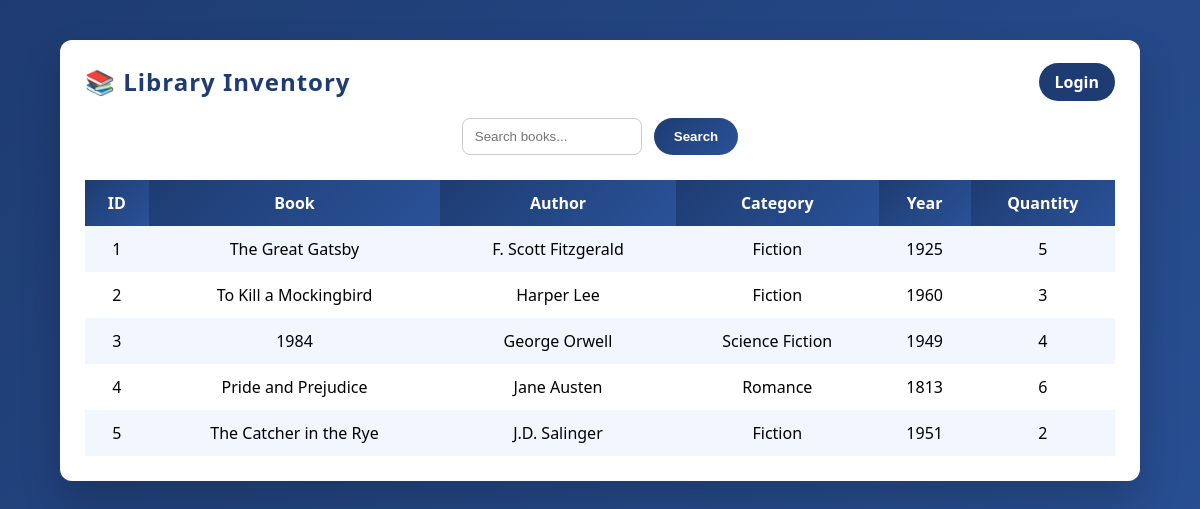
Screenshot of /student_inventory.php with the database file from the repository.
### tables this page shows
CREATE TABLE IF NOT EXISTS books (
    id INT AUTO_INCREMENT PRIMARY KEY,
    book_name VARCHAR(255) NOT NULL,
    author VARCHAR(255) NOT NULL,
    category VARCHAR(100) NOT NULL,
    year INT NOT NULL,
    quantity INT NOT NULL,
    weekly_price DECIMAL(10,2) DEFAULT 5.00,
    monthly_price DECIMAL(10,2) DEFAULT 15.00,
    created_at TIMESTAMP DEFAULT CURRENT_TIMESTAMP
);

### student_inventory.php (the view, shortened to what this page needs)
<?php
include "db.php";
$search = $_GET['search'] ?? "";
if ($search) {
    $books = mysqli_query($conn,
        "SELECT * FROM books
         WHERE book_name LIKE '%$search%'
         OR author LIKE '%$search%'
         OR category LIKE '%$search%'"
    );
} else {
    $books = mysqli_query($conn, "SELECT * FROM books");
}
?>
<!DOCTYPE html>
<html>
<head>
    <link rel="stylesheet" href="style.css">
</head>
<body>
<div class="container">
    <div style="display: flex; justify-content: space-between; align-items: center; margin-bottom: 20px;">
        <h2 style="margin: 0;">📚 Library Inventory</h2>
        <div>
            <?php if (isset($_SESSION['user_id'])): ?>
                <span style="color: #666;">Welcome, <strong><?= htmlspecialchars($_SESSION['username']) ?></strong></span>
                <a href="logout.php" style="margin-left: 15px; padding: 8px 16px; background: #d32f2f; color: white; border-radius: 20px; text-decoration: none;">Logout</a>
            <?php else: ?>
                <a href="login.php" style="padding: 8px 16px; background: #1e3c72; color: white; border-radius: 20px; text-decoration: none;">Login</a>
            <?php endif; ?>
        </div>
    </div>
    <form method="get">
        <input type="text" name="search" placeholder="Search books..." value="<?= htmlspecialchars($search) ?>">
        <button type="submit">Search</button>
    </form>
    <table>
        <tr>
            <th>ID</th><th>Book</th><th>Author</th><th>Category</th><th>Year</th><th>Quantity</th>
        </tr>
        <?php while ($row = mysqli_fetch_assoc($books)) { ?>
        <tr>
            <td><?= $row['id'] ?></td>
            <td><?= $row['book_name'] ?></td>
            <td><?= $row['author'] ?></td>
            <td><?= $row['category'] ?></td>
            <td><?= $row['year'] ?></td>
            <td><?= $row['quantity'] ?></td>
        </tr>
        <?php } ?>
    </table>
</div>
</body>
</html>

### style.css (style rules this page uses)
* { margin: 0; padding: 0; box-sizing: border-box; }
body { font-family: 'Segoe UI', Arial, sans-serif; background: linear-gradient(135deg, #1e3c72, #2a5298); min-height: 100vh; animation: fadeIn 1s ease-in; }
.container { width: 90%; max-width: 1100px; margin: 40px auto; background: #ffffff; padding: 25px; border-radius: 12px; box-shadow: 0 20px 40px rgba(0,0,0,0.2); animation: slideUp 0.8s ease; }
h2 { text-align: center; margin-bottom: 25px; color: #1e3c72; letter-spacing: 1px; }
form { margin-bottom: 25px; display: flex; flex-wrap: wrap; gap: 12px; justify-content: center; }
form input { padding: 10px 12px; width: 180px; border-radius: 8px; border: 1px solid #ccc; transition: all 0.3s ease; }
button { padding: 10px 20px; background: linear-gradient(135deg, #1e3c72, #2a5298); color: #fff; border: none; border-radius: 25px; cursor: pointer; transition: all 0.3s ease; font-weight: bold; }
a { color: #1e3c72; font-weight: bold; text-decoration: none; transition: color 0.3s ease; }
table { width: 100%; border-collapse: collapse; animation: fadeIn 1.2s ease; }
table th, table td { padding: 12px; text-align: center; }
table th { background: linear-gradient(135deg, #1e3c72, #2a5298); color: white; }
table tr { transition: all 0.3s ease; }
table tr:nth-child(even) { background: #f2f6ff; }

### rows the page displays
books: id "1", book_name "The Great Gatsby", author "F. Scott Fitzgerald", category "Fiction", year "1925", quantity "5"
books: id "2", book_name "To Kill a Mockingbird", author "Harper Lee", category "Fiction", year "1960", quantity "3"
books: id "3", book_name "1984", author "George Orwell", category "Science Fiction", year "1949", quantity "4"
books: id "4", book_name "Pride and Prejudice", author "Jane Austen", category "Romance", year "1813", quantity "6"
books: id "5", book_name "The Catcher in the Rye", author "J.D. Salinger", category "Fiction", year "1951", quantity "2"
